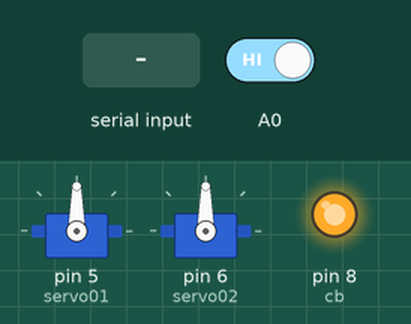
Simulated run of this sketch. Board: Arduino Uno, built with avr-gcc and run on an emulated ATmega328P. On the bench: 2 × servo, output pins drawn as LEDs (lit = HIGH). The test bench sets the inputs (shaded band); at power-on: A0 HIGH. What the sketch prints to the serial monitor is not drawn.

Above: at 2.2 s.
2.3 s: A0 driven LOW
At 3.4 s:
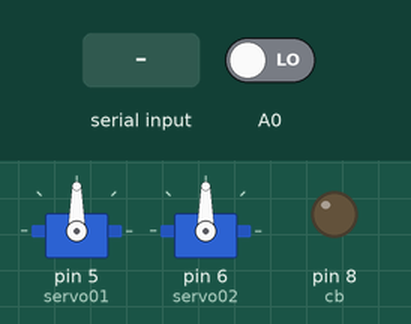
5.7 s: "r" received over Serial
At 12.8 s:
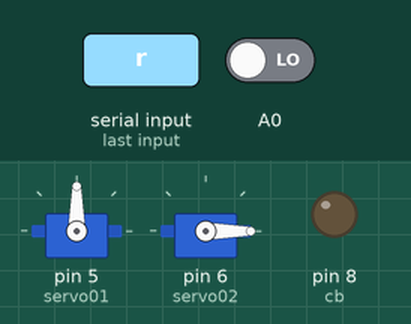
14.9 s: A0 driven HIGH
At 16.5 s:
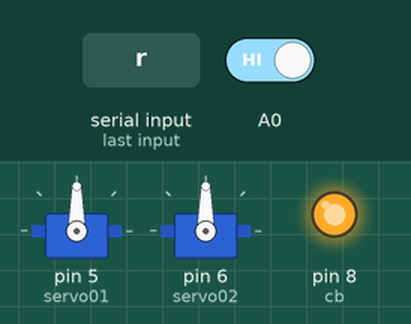
Timing chart, 0 to 18.0 s (numbered marks = the images above; inputs shaded):
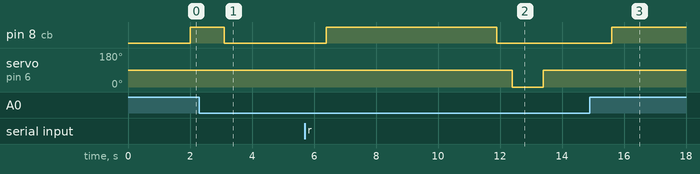

Measured:
- after the input at 2.3 s, pin 8 (cb): HIGH → LOW after 0.80 s
- after the input at 5.7 s, pin 8 (cb): LOW → HIGH after 0.70 s, → LOW 5.5 s later; servo on pin 6 (servo02): 90° → 0° after 6.7 s, → 90° 1.0 s later
- after the input at 14.9 s, pin 8 (cb): LOW → HIGH after 0.70 s

The sketch:

sorting_color.ino
```cpp
#include <Servo.h>

Servo servo01;
Servo servo02;

#define cb 8

String dataIn;

void setup()
{
    servo01.attach(5);
    servo02.attach(6);
    pinMode(cb, OUTPUT);
    pinMode(A0, INPUT);
    pinMode(A1, INPUT);

    Serial.begin(9600);
    servo01.write(90);
    servo02.write(90);
    delay(1000);
}

void loop()
{
  delay(1000);

  if(digitalRead(A0)==0){
    delay(100);
    digitalWrite(cb, LOW);
    Serial.print("x");

    // Check for incoming data
    if (Serial.available() > 0) {
      char  dataIn = Serial.read();  // Read the data as string
      Serial.print(dataIn);

    if (dataIn == 'r') {
                digitalWrite(cb, HIGH);
                delay(5500);
                digitalWrite(cb, LOW);
                delay(500);
                servo02.write(0);
                delay(1000);
                servo02.write(90);
                delay(100);
                Serial.print("Red Tomato Sorted");
                dataIn=='v';
            }

    if (dataIn == 's'){
                digitalWrite(cb, HIGH);
                delay(8400);
                digitalWrite(cb, LOW);
                delay(500);
                servo01.write(0);
                delay(1000);
                servo01.write(90);
                delay(100);
                Serial.print("Small Tomato Sorted");
                dataIn=='u';
          }

    if (dataIn == 'g') {
                digitalWrite(cb, HIGH);
                Serial.print("Green Tomato will go straight");
                dataIn=='z';
            }
      }
  }
      else
      {
      digitalWrite(cb, HIGH); //belt rotet on
      }
  }
```
